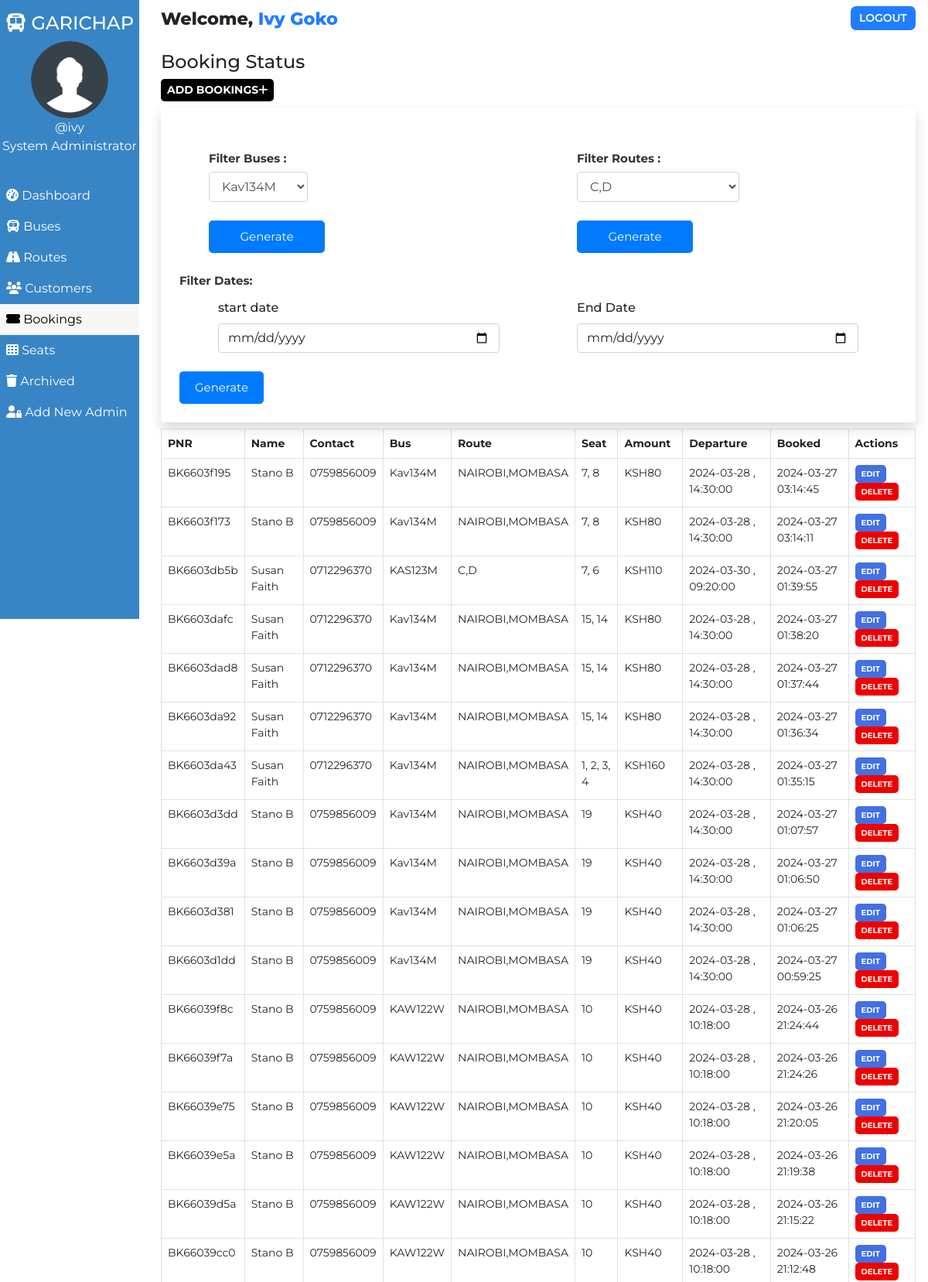
The page /admin/booking.php (signed in, upper part) on the database its author committed.
### tables this page shows
CREATE TABLE `users` (
  `user_id` int(11) NOT NULL,
  `user_fullname` varchar(100) NOT NULL,
  `user_name` varchar(30) NOT NULL,
  `user_password` varchar(255) NOT NULL,
  `user_created` datetime NOT NULL DEFAULT current_timestamp()
);

CREATE TABLE `bookings` (
  `id` int(100) NOT NULL,
  `booking_id` varchar(255) NOT NULL,
  `customer_id` varchar(255) NOT NULL,
  `route_id` varchar(255) NOT NULL,
  `customer_route` varchar(200) NOT NULL,
  `booked_amount` int(100) NOT NULL,
  `booked_seat` varchar(100) NOT NULL,
  `booking_created` datetime NOT NULL DEFAULT current_timestamp(),
  `paid` tinyint(1) DEFAULT 0
);

CREATE TABLE `customers` (
  `id` int(100) NOT NULL,
  `customer_id` varchar(255) NOT NULL,
  `customer_name` varchar(30) NOT NULL,
  `customer_phone` varchar(10) NOT NULL,
  `customer_mail` varchar(100) NOT NULL,
  `password` varchar(255) NOT NULL,
  `customer_created` datetime NOT NULL DEFAULT current_timestamp()
);

CREATE TABLE `routes` (
  `id` int(100) NOT NULL,
  `route_id` varchar(255) NOT NULL,
  `bus_no` varchar(155) NOT NULL,
  `route_cities` varchar(255) NOT NULL,
  `route_dep_date` date NOT NULL,
  `route_dep_time` time NOT NULL,
  `route_step_cost` int(100) NOT NULL,
  `route_created` datetime NOT NULL DEFAULT current_timestamp()
);

### assets/partials/_functions.php (called while the page is built, shortened)
<?php
    function get_from_table($conn, $table, $primaryKey, $pKeyValue, $toget)
    {
        $sql = "SELECT * FROM $table WHERE $primaryKey='$pKeyValue'";
        $result = mysqli_query($conn, $sql);
        $row = mysqli_fetch_assoc($result);
        if($row)
        {
            return $row["$toget"];
        }
        return false;
    }
?>

### admin/booking.php (the view, shortened to what this page needs)
<?php  require '../assets/partials/_admin-check.php';
$dbhost = "localhost";
$dbuser = "root";
$dbpass = "";
$dbname = "sbtbsphp";
$con=mysqli_connect($dbhost,$dbuser,$dbpass,$dbname);
?>
<!DOCTYPE html>
<html lang="en">
<head>
    <link href="https://cdn.jsdelivr.net/npm/bootstrap@5.0.1/dist/css/bootstrap.min.css" rel="stylesheet">
    <link rel="stylesheet" href="https://cdn.jsdelivr.net/npm/swiper@8/swiper-bundle.min.css"/>
    <link rel="stylesheet" href="https://unpkg.com/swiper/swiper-bundle.min.css" />
    <link rel="stylesheet" href="btnn.css">
    <link rel="stylesheet" href="filters.css">
    <?php
        $page="booking";
    ?>
</head>
<body>
    <?php require '../assets/partials/_admin-header.php';?>
        <?php
            $resultSql = "SELECT * FROM `bookings` ORDER BY booking_created DESC";
            $resultSqlResult = mysqli_query($conn, $resultSql);
            if(!mysqli_num_rows($resultSqlResult)){ ?>
                <div class="container mt-4">
                    <div id="noCustomers" class="alert alert-dark " role="alert">
                        <h1 class="alert-heading">No Bookings Found!!</h1>
                        <p class="fw-light">Be the first person to add one!</p>
                        <hr>
                        <div id="addCustomerAlert" class="alert alert-success" role="alert">
                                Click on <button id="add-button" class="button btn-sm"type="button"data-bs-toggle="modal" data-bs-target="#addModal">ADD <i class="fas fa-plus"></i></button> to add a booking!
                        </div>
                    </div>
                </div>
            <?php }
            else { ?>
            <section id="booking">
                <div id="head">
                    <h4>Booking Status</h4>
                </div>
                <div id="booking-results">
                    <div>
                        <button id="add-button" class="button btn-sm"type="button"data-bs-toggle="modal" data-bs-target="#addModal">Add Bookings<i class="fas fa-plus"></i></button>
                    </div>
                    <div class="container availability-form">
        <div class="row">
          <div class="col-lg-12 bg-white shadow p-4 rounded">
                    <div class="row align-items-end">
                    <div class="col2">
          <p class="p"> Filter Buses : </p>
                 <form method='post' action='http://localhost/SimpleBusTicket-PHP/invoice2.php'>
            <div>
            <select class = "custom-select" name="bus">
                <?php
                $query=mysqli_query($con,"select distinct bus_no from routes");
                while($invoice=mysqli_fetch_array($query)){
                    echo "<option value='".$invoice['bus_no']."'>".$invoice['bus_no']."</option>";
                }
                ?>
            </select>
            </div>
            <br>
            <input type="submit" class="buttonn" value="Generate">
        </form>
            </div>
        <div class="col2">
        <p class="p"> Filter Routes : </p>
                 <form method='post' action='http://localhost/SimpleBusTicket-PHP/admin/routeF.php'>
                     <div>
                     <select class = "custom-select" name="customer_route">
                         <?php
                         $query=mysqli_query($con,"select DISTINCT customer_route from bookings");
                         while($invoice=mysqli_fetch_array($query)){
                             echo "<option value='".$invoice['customer_route']."'>".$invoice['customer_route']."</option>";
                         }
                         ?>
                     </select>
                     </div>
                     <br>
                     <input type="submit" class="buttonn" value="Generate">
                 </form>
        </div>
        <p class="p"> Filter Dates: </p>
        <form action="http://localhost/SimpleBusTicket-PHP/admin/dateF.php" method="post">
 <div class="col">
            <label class="form-label" style="font-weight: 500;">start date</label>
                  <input type="date" class="form-control shadow-none" name="checkin" required>
        <br>
            </div>
        <div class="col">
        <label class="form-label" style="font-weight: 500;">End Date</label>
                    <input type="date" class="form-control shadow-none" name="checkout" required>
        <br>
        </div>
        <button class="buttonn" type="submit">Generate</button>
    </form>
                    </div>
                    </div>
                    </div>
                    </div>
                    <table class="table table-hover table-bordered">
                        <thead>
                            <th>PNR</th>
                            <th>Name</th>
                            <th>Contact</th>
                            <th>Bus</th>
                            <th>Route</th>
                            <th>Seat</th>
                            <th>Amount</th>
                            <th>Departure</th>
                            <th>Booked</th>
                            <th>Actions</th>
                        </thead>
                        <?php
                            while($row = mysqli_fetch_assoc($resultSqlResult))
                            {
                                $id = $row["id"];
                                $customer_id = $row["customer_id"];
                                $route_id = $row["route_id"];
                                $pnr = $row["booking_id"];
                                $customer_name = get_from_table($conn, "customers","customer_id", $customer_id, "customer_name");
                                $customer_phone = get_from_table($conn,"customers","customer_id", $customer_id, "customer_phone");
                                $bus_no = get_from_table($conn, "routes", "route_id", $route_id, "bus_no");
                                $route = $row["customer_route"];
                                $booked_seat = $row["booked_seat"];
                                $booked_amount = $row["booked_amount"];
                                $dep_date = get_from_table($conn, "routes", "route_id", $route_id, "route_dep_date");
                                $dep_time = get_from_table($conn, "routes", "route_id", $route_id, "route_dep_time");
                                $booked_timing = $row["booking_created"];
                        ?>
                        <tr>
                            <td>
                                <?php
                                    echo $pnr;
                                ?>
                            </td>
                            <td>
                                <?php
                                    echo $customer_name;
                                ?>
                            </td>
                            <td>
                                <?php
                                    echo $customer_phone;
                                ?>
                            </td>
                            <td>
                                <?php
                                    echo $bus_no;
                                ?>
                            </td>
                            <td>
                                <?php
                                    echo $route;
                                ?>
                            </td>
                            <td>
                                <?php
                                    echo $booked_seat;
                                ?>
                            </td>
                            <td>
                                <?php
                                    echo 'KSH'.$booked_amount;
                                ?>
                            </td>
                            <td>
                                <?php
                                    echo $dep_date . " , ". $dep_time;
                                ?>
                            </td>
                            <td>
                                <?php
                                    echo $booked_timing;
                                ?>
                            </td>
                            <td>
                            <button class="button btn-sm edit-button" data-link="<?php echo $_SERVER['REQUEST_URI']; ?>" data-customerid="<?php
                                                echo $customer_id;?>" data-id="<?php
                                                echo $id;?>" data-name="<?php
                                                echo $customer_name;?>" data-phone="<?php
                                                echo $customer_phone;?>" >Edit</button>
                                <button class="button delete-button btn-sm" data-bs-toggle="modal" data-bs-target="#deleteModal"
                                data-id="<?php
                                                echo $id;?>" data-bookedseat="<?php
                                                echo $booked_seat;
                                            ?>" data-routeid="<?php
                                            echo $route_id;
                                        ?>"> Delete</button>
                            </td>
                        </tr>
                        <?php
                        }
                    ?>
                    </table>
                </div>
            </section>
            <?php } ?>
        </div>
    </main>
</body>
</html>

### assets/partials/_admin-header.php
<?php
    require '_functions.php';
    $conn = db_connect();
    $user_id = $_SESSION['user_id'];
    $sql = "SELECT * FROM users WHERE user_id = $user_id";
    $result = mysqli_query($conn, $sql);
    if($row = mysqli_fetch_assoc($result))
    {
        $user_fullname = $row["user_fullname"];
        $user_name = $row["user_name"];
    }
?>
    <main id="container">
        <div id="sidebar">
            <h4><i class="fas fa-bus"></i> GARICHAP</h4>
            <div>
                <img class="adminDp" src="../assets/img/userav-min.png" height="100px" alt="Admin Profile Pic">
                <p>
                    <?php  echo '@'.$user_name;  ?>
                </p>
                <p>System Administrator</p>
            </div>
            <ul style="overflow-y: auto; max-height:90%" id="options">
                <li class="option <?php if($page=='dashboard'){ echo 'active';}?>">
                    <a href="./dashboard.php">
                    <i class="fas fa-tachometer-alt"></i> Dashboard
                    </a>
                </li>
                <li class="option <?php if($page=='bus'){ echo 'active';}?>">
                    <a href="./bus.php">
                    <i class="fas fa-bus"></i> Buses
                    </a>
                </li>
                <li class="option <?php if($page=='route'){ echo 'active';}?>">
                    <a href="./route.php">
                    <i class="fas fa-road"></i> Routes
                    </a>
                </li>
                <li class="option <?php if($page=='customer'){ echo 'active';}?>">
                    <a href="./customer.php">
                    <i class="fas fa-users"></i> Customers
                    </a>
                </li>
                <li class="option <?php if($page=='booking'){ echo 'active';}?>">
                    <a href="./booking.php">
                    <i class="fas fa-ticket-alt"></i> Bookings
                    </a>
                </li>
                <li class="option <?php if($page=='seat'){ echo 'active';}?>">
                    <a href="./seat.php">
                    <i class="fas fa-th"></i> Seats
                    </a>
                </li>
                <li class="option <?php if($page=='archived'){ echo 'active';}?>">
                    <a href="./archived.php">
                    <i class="fas fa-trash"></i> Archived
                    </a>
                </li>
                <li class="option <?php if($page=='signup'){ echo 'active';}?>">
                    <a href="./signup.php">
                    <i class="fas fa-user-lock"></i> Add New Admin
                    </a>
                </li>
            </ul>
        </div>
        <div id="main-content">
            <section id="welcome">
                <ul>
                    <li class="welcome-item">Welcome,
                        <span id="USER">
                            <?php
                                echo $user_fullname;
                            ?>
                        </span>
                    </li>
                    <li class="welcome-item">
                        <button id="logout" class="btn-sm">
                            <a href="../assets/partials/_logout.php">LOGOUT</a>
                        </button>
                    </li>
                </ul>
            </section>

### rows shown on the page
users: user_name "ivy", user_fullname "Ivy Goko"
bookings: booking "BK6603f195", customer.customer_name "Stano B", customer.customer_phone "0759856009", route.bus_no "Kav134M", customer_route "NAIROBI,MOMBASA", booked_seat "7, 8", booked_amount "80", route.route_dep_date "2024-03-28", route.route_dep_time "14:30:00", booking_created "2024-03-27 03:14:45"
bookings: booking "BK6603f173", customer.customer_name "Stano B", customer.customer_phone "0759856009", route.bus_no "Kav134M", customer_route "NAIROBI,MOMBASA", booked_seat "7, 8", booked_amount "80", route.route_dep_date "2024-03-28", route.route_dep_time "14:30:00", booking_created "2024-03-27 03:14:11"
bookings: booking "BK6603db5b", customer.customer_name "Susan Faith", customer.customer_phone "0712296370", route.bus_no "KAS123M", customer_route "C,D", booked_seat "7, 6", booked_amount "110", route.route_dep_date "2024-03-30", route.route_dep_time "09:20:00", booking_created "2024-03-27 01:39:55"
bookings: booking "BK6603dafc", customer.customer_name "Susan Faith", customer.customer_phone "0712296370", route.bus_no "Kav134M", customer_route "NAIROBI,MOMBASA", booked_seat "15, 14", booked_amount "80", route.route_dep_date "2024-03-28", route.route_dep_time "14:30:00", booking_created "2024-03-27 01:38:20"
bookings: booking "BK6603dad8", customer.customer_name "Susan Faith", customer.customer_phone "0712296370", route.bus_no "Kav134M", customer_route "NAIROBI,MOMBASA", booked_seat "15, 14", booked_amount "80", route.route_dep_date "2024-03-28", route.route_dep_time "14:30:00", booking_created "2024-03-27 01:37:44"
bookings: booking "BK6603da92", customer.customer_name "Susan Faith", customer.customer_phone "0712296370", route.bus_no "Kav134M", customer_route "NAIROBI,MOMBASA", booked_seat "15, 14", booked_amount "80", route.route_dep_date "2024-03-28", route.route_dep_time "14:30:00", booking_created "2024-03-27 01:36:34"
bookings: booking "BK6603da43", customer.customer_name "Susan Faith", customer.customer_phone "0712296370", route.bus_no "Kav134M", customer_route "NAIROBI,MOMBASA", booked_seat "1, 2, 3, 4", booked_amount "160", route.route_dep_date "2024-03-28", route.route_dep_time "14:30:00", booking_created "2024-03-27 01:35:15"
bookings: booking "BK6603d3dd", customer.customer_name "Stano B", customer.customer_phone "0759856009", route.bus_no "Kav134M", customer_route "NAIROBI,MOMBASA", booked_seat "19", booked_amount "40", route.route_dep_date "2024-03-28", route.route_dep_time "14:30:00", booking_created "2024-03-27 01:07:57"
bookings: booking "BK6603d39a", customer.customer_name "Stano B", customer.customer_phone "0759856009", route.bus_no "Kav134M", customer_route "NAIROBI,MOMBASA", booked_seat "19", booked_amount "40", route.route_dep_date "2024-03-28", route.route_dep_time "14:30:00", booking_created "2024-03-27 01:06:50"
bookings: booking "BK6603d381", customer.customer_name "Stano B", customer.customer_phone "0759856009", route.bus_no "Kav134M", customer_route "NAIROBI,MOMBASA", booked_seat "19", booked_amount "40", route.route_dep_date "2024-03-28", route.route_dep_time "14:30:00", booking_created "2024-03-27 01:06:25"
bookings: booking "BK6603d1dd", customer.customer_name "Stano B", customer.customer_phone "0759856009", route.bus_no "Kav134M", customer_route "NAIROBI,MOMBASA", booked_seat "19", booked_amount "40", route.route_dep_date "2024-03-28", route.route_dep_time "14:30:00", booking_created "2024-03-27 00:59:25"
bookings: booking "BK66039f8c", customer.customer_name "Stano B", customer.customer_phone "0759856009", route.bus_no "KAW122W", customer_route "NAIROBI,MOMBASA", booked_seat "10", booked_amount "40", route.route_dep_date "2024-03-28", route.route_dep_time "10:18:00", booking_created "2024-03-26 21:24:44"
bookings: booking "BK66039f7a", customer.customer_name "Stano B", customer.customer_phone "0759856009", route.bus_no "KAW122W", customer_route "NAIROBI,MOMBASA", booked_seat "10", booked_amount "40", route.route_dep_date "2024-03-28", route.route_dep_time "10:18:00", booking_created "2024-03-26 21:24:26"
bookings: booking "BK66039e75", customer.customer_name "Stano B", customer.customer_phone "0759856009", route.bus_no "KAW122W", customer_route "NAIROBI,MOMBASA", booked_seat "10", booked_amount "40", route.route_dep_date "2024-03-28", route.route_dep_time "10:18:00", booking_created "2024-03-26 21:20:05"
bookings: booking "BK66039e5a", customer.customer_name "Stano B", customer.customer_phone "0759856009", route.bus_no "KAW122W", customer_route "NAIROBI,MOMBASA", booked_seat "10", booked_amount "40", route.route_dep_date "2024-03-28", route.route_dep_time "10:18:00", booking_created "2024-03-26 21:19:38"
bookings: booking "BK66039d5a", customer.customer_name "Stano B", customer.customer_phone "0759856009", route.bus_no "KAW122W", customer_route "NAIROBI,MOMBASA", booked_seat "10", booked_amount "40", route.route_dep_date "2024-03-28", route.route_dep_time "10:18:00", booking_created "2024-03-26 21:15:22"
bookings: booking "BK66039cc0", customer.customer_name "Stano B", customer.customer_phone "0759856009", route.bus_no "KAW122W", customer_route "NAIROBI,MOMBASA", booked_seat "10", booked_amount "40", route.route_dep_date "2024-03-28", route.route_dep_time "10:18:00", booking_created "2024-03-26 21:12:48"

### other values the page prints
form field bus "Kav134M"
form field customer_route "C,D"
